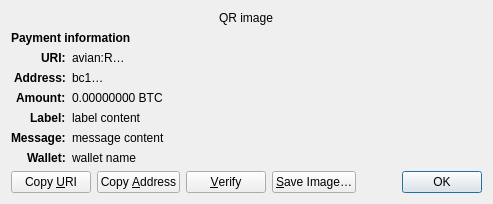
<?xml version="1.0" encoding="UTF-8"?>
<ui version="4.0">
 <class>ReceiveRequestDialog</class>
 <widget class="QDialog" name="ReceiveRequestDialog">
  <property name="geometry">
   <rect>
    <x>0</x>
    <y>0</y>
    <width>413</width>
    <height>229</height>
   </rect>
  </property>
  <property name="windowTitle">
   <string>Request payment to …</string>
  </property>
  <layout class="QGridLayout" name="gridLayout" columnstretch="0,1">
   <property name="sizeConstraint">
    <enum>QLayout::SetFixedSize</enum>
   </property>
   <item row="0" column="0" colspan="2" alignment="Qt::AlignHCenter">
    <widget class="QRImageWidget" name="qr_code">
     <property name="text">
      <string notr="true">QR image</string>
     </property>
     <property name="textInteractionFlags">
      <set>Qt::NoTextInteraction</set>
     </property>
    </widget>
   </item>
   <item row="1" column="0" colspan="2">
    <widget class="QLabel" name="payment_header">
     <property name="font">
      <font>
       <weight>75</weight>
       <bold>true</bold>
      </font>
     </property>
     <property name="text">
      <string>Payment information</string>
     </property>
     <property name="textInteractionFlags">
      <set>Qt::NoTextInteraction</set>
     </property>
    </widget>
   </item>
   <item row="2" column="0" alignment="Qt::AlignRight|Qt::AlignTop">
    <widget class="QLabel" name="uri_tag">
     <property name="font">
      <font>
       <weight>75</weight>
       <bold>true</bold>
      </font>
     </property>
     <property name="text">
      <string notr="true">URI:</string>
     </property>
     <property name="textFormat">
      <enum>Qt::PlainText</enum>
     </property>
     <property name="textInteractionFlags">
      <set>Qt::NoTextInteraction</set>
     </property>
    </widget>
   </item>
   <item row="2" column="1" alignment="Qt::AlignTop">
    <widget class="QLabel" name="uri_content">
     <property name="text">
      <string notr="true">avian:R…</string>
     </property>
     <property name="textFormat">
      <enum>Qt::RichText</enum>
     </property>
     <property name="wordWrap">
      <bool>true</bool>
     </property>
     <property name="textInteractionFlags">
      <set>Qt::TextSelectableByMouse</set>
     </property>
    </widget>
   </item>
   <item row="3" column="0" alignment="Qt::AlignRight|Qt::AlignTop">
    <widget class="QLabel" name="address_tag">
     <property name="font">
      <font>
       <weight>75</weight>
       <bold>true</bold>
      </font>
     </property>
     <property name="text">
      <string>Address:</string>
     </property>
     <property name="textInteractionFlags">
      <set>Qt::NoTextInteraction</set>
     </property>
    </widget>
   </item>
   <item row="3" column="1" alignment="Qt::AlignTop">
    <widget class="QLabel" name="address_content">
     <property name="text">
      <string notr="true">bc1…</string>
     </property>
     <property name="textFormat">
      <enum>Qt::PlainText</enum>
     </property>
     <property name="textInteractionFlags">
      <set>Qt::TextSelectableByMouse</set>
     </property>
    </widget>
   </item>
   <item row="4" column="0" alignment="Qt::AlignRight|Qt::AlignTop">
    <widget class="QLabel" name="amount_tag">
     <property name="font">
      <font>
       <weight>75</weight>
       <bold>true</bold>
      </font>
     </property>
     <property name="text">
      <string>Amount:</string>
     </property>
     <property name="textInteractionFlags">
      <set>Qt::NoTextInteraction</set>
     </property>
    </widget>
   </item>
   <item row="4" column="1" alignment="Qt::AlignTop">
    <widget class="QLabel" name="amount_content">
     <property name="text">
      <string notr="true">0.00000000 BTC</string>
     </property>
     <property name="textFormat">
      <enum>Qt::PlainText</enum>
     </property>
     <property name="textInteractionFlags">
      <set>Qt::TextSelectableByMouse</set>
     </property>
    </widget>
   </item>
   <item row="5" column="0" alignment="Qt::AlignRight|Qt::AlignTop">
    <widget class="QLabel" name="label_tag">
     <property name="font">
      <font>
       <weight>75</weight>
       <bold>true</bold>
      </font>
     </property>
     <property name="text">
      <string>Label:</string>
     </property>
     <property name="textInteractionFlags">
      <set>Qt::NoTextInteraction</set>
     </property>
    </widget>
   </item>
   <item row="5" column="1" alignment="Qt::AlignTop">
    <widget class="QLabel" name="label_content">
     <property name="text">
      <string notr="true">label content</string>
     </property>
     <property name="textFormat">
      <enum>Qt::PlainText</enum>
     </property>
     <property name="wordWrap">
      <bool>true</bool>
     </property>
     <property name="textInteractionFlags">
      <set>Qt::TextSelectableByMouse</set>
     </property>
    </widget>
   </item>
   <item row="6" column="0" alignment="Qt::AlignRight|Qt::AlignTop">
    <widget class="QLabel" name="message_tag">
     <property name="font">
      <font>
       <weight>75</weight>
       <bold>true</bold>
      </font>
     </property>
     <property name="text">
      <string>Message:</string>
     </property>
     <property name="textInteractionFlags">
      <set>Qt::NoTextInteraction</set>
     </property>
    </widget>
   </item>
   <item row="6" column="1" alignment="Qt::AlignTop">
    <widget class="QLabel" name="message_content">
     <property name="text">
      <string notr="true">message content</string>
     </property>
     <property name="textFormat">
      <enum>Qt::PlainText</enum>
     </property>
     <property name="wordWrap">
      <bool>true</bool>
     </property>
     <property name="textInteractionFlags">
      <set>Qt::TextSelectableByMouse</set>
     </property>
    </widget>
   </item>
   <item row="7" column="0" alignment="Qt::AlignRight|Qt::AlignTop">
    <widget class="QLabel" name="wallet_tag">
     <property name="font">
      <font>
       <weight>75</weight>
       <bold>true</bold>
      </font>
     </property>
     <property name="text">
      <string>Wallet:</string>
     </property>
     <property name="textInteractionFlags">
      <set>Qt::NoTextInteraction</set>
     </property>
    </widget>
   </item>
   <item row="7" column="1" alignment="Qt::AlignTop">
    <widget class="QLabel" name="wallet_content">
     <property name="text">
      <string notr="true">wallet name</string>
     </property>
     <property name="textFormat">
      <enum>Qt::PlainText</enum>
     </property>
     <property name="wordWrap">
      <bool>true</bool>
     </property>
     <property name="textInteractionFlags">
      <set>Qt::TextSelectableByMouse</set>
     </property>
    </widget>
   </item>
   <item row="8" column="0" colspan="2">
    <layout class="QHBoxLayout" name="horizontalLayout">
     <item>
      <widget class="QPushButton" name="btnCopyURI">
       <property name="text">
        <string>Copy &amp;URI</string>
       </property>
       <property name="autoDefault">
        <bool>false</bool>
       </property>
      </widget>
     </item>
     <item>
      <widget class="QPushButton" name="btnCopyAddress">
       <property name="text">
        <string>Copy &amp;Address</string>
       </property>
       <property name="autoDefault">
        <bool>false</bool>
       </property>
      </widget>
     </item>
     <item>
      <widget class="QPushButton" name="btnVerify">
       <property name="text">
        <string>&amp;Verify</string>
       </property>
       <property name="toolTip">
        <string>Verify this address on e.g. a hardware wallet screen</string>
       </property>
       <property name="autoDefault">
        <bool>false</bool>
       </property>
      </widget>
     </item>
     <item>
      <widget class="QPushButton" name="btnSaveAs">
       <property name="text">
        <string>&amp;Save Image…</string>
       </property>
       <property name="autoDefault">
        <bool>false</bool>
       </property>
      </widget>
     </item>
     <item>
      <spacer name="horizontalSpacer_2">
       <property name="orientation">
        <enum>Qt::Horizontal</enum>
       </property>
       <property name="sizeHint" stdset="0">
        <size>
         <width>40</width>
         <height>20</height>
        </size>
       </property>
      </spacer>
     </item>
     <item>
      <widget class="QDialogButtonBox" name="buttonBox">
       <property name="focusPolicy">
        <enum>Qt::StrongFocus</enum>
       </property>
       <property name="standardButtons">
        <set>QDialogButtonBox::Ok</set>
       </property>
      </widget>
     </item>
    </layout>
   </item>
  </layout>
 </widget>
 <customwidgets>
  <customwidget>
   <class>QRImageWidget</class>
   <extends>QLabel</extends>
   <header>qt/qrimagewidget.h</header>
  </customwidget>
 </customwidgets>
 <tabstops>
  <tabstop>buttonBox</tabstop>
  <tabstop>btnCopyURI</tabstop>
  <tabstop>btnCopyAddress</tabstop>
  <tabstop>btnSaveAs</tabstop>
 </tabstops>
 <resources/>
 <connections>
  <connection>
   <sender>buttonBox</sender>
   <signal>accepted()</signal>
   <receiver>ReceiveRequestDialog</receiver>
   <slot>accept()</slot>
   <hints>
    <hint type="sourcelabel">
     <x>135</x>
     <y>230</y>
    </hint>
    <hint type="destinationlabel">
     <x>135</x>
     <y>126</y>
    </hint>
   </hints>
  </connection>
 </connections>
</ui>
